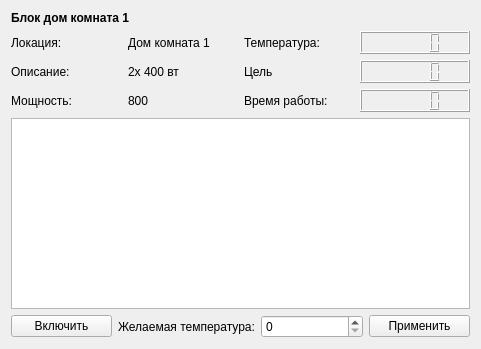
<?xml version="1.0" encoding="UTF-8"?>
<ui version="4.0">
 <class>WarmItemWidget</class>
 <widget class="QWidget" name="WarmItemWidget">
  <property name="geometry">
   <rect>
    <x>0</x>
    <y>0</y>
    <width>481</width>
    <height>349</height>
   </rect>
  </property>
  <property name="windowTitle">
   <string>Form</string>
  </property>
  <layout class="QGridLayout" name="gridLayout_3">
   <item row="0" column="0" colspan="2">
    <widget class="QLabel" name="labelName">
     <property name="font">
      <font>
       <weight>75</weight>
       <bold>true</bold>
      </font>
     </property>
     <property name="text">
      <string>Блок дом комната 1</string>
     </property>
    </widget>
   </item>
   <item row="1" column="0">
    <layout class="QGridLayout" name="gridLayout">
     <item row="1" column="1">
      <widget class="QLabel" name="labelDescription">
       <property name="text">
        <string>2х 400 вт</string>
       </property>
      </widget>
     </item>
     <item row="1" column="0">
      <widget class="QLabel" name="label_6">
       <property name="text">
        <string>Описание:</string>
       </property>
      </widget>
     </item>
     <item row="0" column="1">
      <widget class="QLabel" name="labelLocation">
       <property name="text">
        <string>Дом комната 1</string>
       </property>
      </widget>
     </item>
     <item row="0" column="0">
      <widget class="QLabel" name="label_4">
       <property name="text">
        <string>Локация:</string>
       </property>
      </widget>
     </item>
     <item row="2" column="0">
      <widget class="QLabel" name="label_8">
       <property name="text">
        <string>Мощность:</string>
       </property>
      </widget>
     </item>
     <item row="2" column="1">
      <widget class="QLabel" name="labelPower">
       <property name="text">
        <string>800</string>
       </property>
      </widget>
     </item>
    </layout>
   </item>
   <item row="1" column="1">
    <layout class="QGridLayout" name="gridLayout_2">
     <item row="1" column="0">
      <widget class="QLabel" name="label_3">
       <property name="text">
        <string>Цель</string>
       </property>
      </widget>
     </item>
     <item row="1" column="1">
      <widget class="QLCDNumber" name="lcdNumberAimTemp"/>
     </item>
     <item row="0" column="0">
      <widget class="QLabel" name="label">
       <property name="text">
        <string>Температура:</string>
       </property>
      </widget>
     </item>
     <item row="0" column="1">
      <widget class="QLCDNumber" name="lcdNumberCurrentTemp"/>
     </item>
     <item row="2" column="0">
      <widget class="QLabel" name="label_10">
       <property name="text">
        <string>Время работы:</string>
       </property>
      </widget>
     </item>
     <item row="2" column="1">
      <widget class="QLCDNumber" name="lcdNumberWorkingTime"/>
     </item>
    </layout>
   </item>
   <item row="2" column="0" colspan="2">
    <widget class="QGraphicsView" name="graphicsView"/>
   </item>
   <item row="3" column="0" colspan="2">
    <layout class="QHBoxLayout" name="horizontalLayout_3">
     <item>
      <widget class="QPushButton" name="pushButtonOnOff">
       <property name="text">
        <string>Включить</string>
       </property>
      </widget>
     </item>
     <item>
      <widget class="QLabel" name="label_2">
       <property name="text">
        <string>Желаемая температура:</string>
       </property>
      </widget>
     </item>
     <item>
      <widget class="QSpinBox" name="spinBoxAimTemp"/>
     </item>
     <item>
      <widget class="QPushButton" name="pushButton">
       <property name="text">
        <string>Применить</string>
       </property>
      </widget>
     </item>
    </layout>
   </item>
  </layout>
 </widget>
 <resources/>
 <connections/>
</ui>
